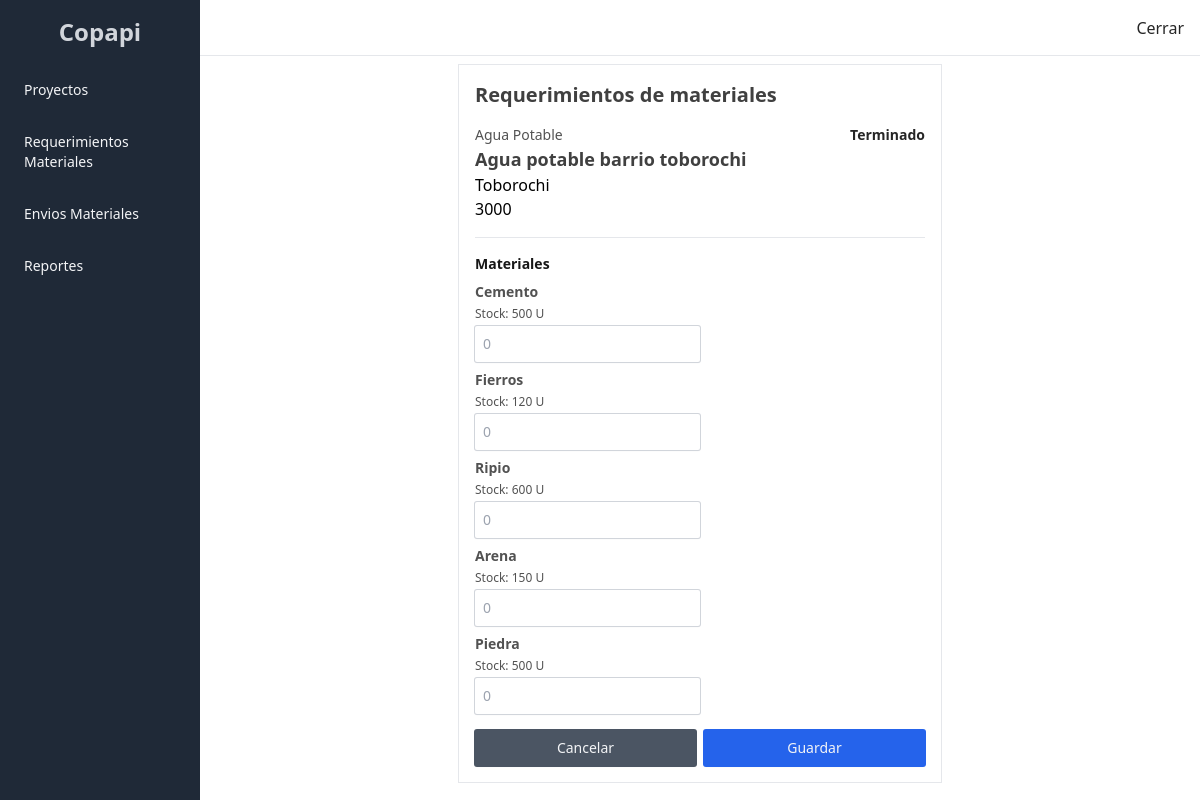
Page /proyecto/detail/10/ (signed in) on the committed database.
### proyecto/models.py (models this page shows, shortened)
class Proyecto(models.Model):
    tipo = models.ForeignKey(TipoProyecto, related_name='proyectos', on_delete=models.CASCADE)
    nombre = models.CharField(max_length=200, verbose_name='Nombre')
    fecha_inicio = models.DateField(verbose_name='Fecha Inicio')
    fecha_fin = models.DateField(verbose_name='Fecha Fin')
    estado = models.PositiveIntegerField(choices=ESTADOS, verbose_name='estado')
    barrio = models.ForeignKey(Barrio, null=True, blank=True, related_name='proyectos', on_delete=models.CASCADE)
    empleados = models.ManyToManyField('transporte.Persona', related_name='proyectos')

class TipoProyecto(models.Model):
    nombre = models.CharField(max_length=200, verbose_name='Nombre')
    descripcion = models.TextField(blank=True, null=True, verbose_name='Descripcion')

class Barrio(models.Model):
    nombre = models.CharField(max_length=200, verbose_name='Nombre')
    servicio_agua = models.BooleanField(default=False, verbose_name='Servicio Agua')
    servicio_alcantarillado = models.BooleanField(default=False, verbose_name='Servicio Alcantarillado')
    poblacion = models.IntegerField(verbose_name='Poblacion')
    area = models.FloatField(verbose_name='Area')

class Material(models.Model):
    nombre = models.CharField(max_length=200, verbose_name='Nombre')
    cantidad = models.IntegerField(verbose_name='Cantidad')
    precio = models.DecimalField(max_digits=9, decimal_places=2, verbose_name='Precio')
    proyectos = models.ManyToManyField(Proyecto, related_name='materiales', through='AsignarMaterial', through_fields=('material', 'proyecto'))

### proyecto/views.py (the view)
# urls.py: path('detail/<int:pk>/', ProyectoDetailView.as_view(), name='proyecto-detail'),
class ProyectoDetailView(LoginRequiredMixin, DetailView):
    template_name = 'proyecto_detalle.html'
    model = Proyecto
    def get_context_data(self, **kwargs: Any) -> dict[str, Any]:
        context = super().get_context_data(**kwargs)
        context['materiales'] = Material.objects.order_by('pk').all()
        return context

### templates/proyecto_detalle.html (shortened to what this page needs)
{% extends 'index.html' %}
{% block content %}
    <section class="mx-auto w-1/2 border p-4 flex flex-col gap-4">
        <h3 class="text-xl font-semibold text-neutral-700">Requerimientos de materiales</h3>
        <div class="flex justify-between border-b pb-4">
            <div class="flex flex-col">
                <span class="text-sm font-normal text-neutral-600">{{ object.tipo.nombre }}</span>
                <h3 class="text-lg font-semibold text-neutral-700">{{ object.nombre }}</h3>
                <p>{{ object.barrio.nombre }}</p>
                <p class="flex gap-1 items-center">{{ object.barrio.poblacion }} </p>
            </div>
            <p class="text-sm font-semibold text-neutral-800">{{ object.get_estado_display }}</p>
        </div>
        <form action="{% url 'registro-materiales' object.pk %}" class="flex flex-col gap-4" method="post">{% csrf_token %}
            <div class="flex flex-col gap-2">
                <p class="text-sm font-semibold text-neutral-900">Materiales</p>
                {% for material in materiales %}
                      <div class="flex flex-col gap-1 w-1/2">
                        <label for="{{asignacion.material.pk}}" class="flex flex-col gap-1">
                            <p class="text-sm font-semibold text-neutral-600">{{ material.nombre }}</p>
                            <div class="flex justify-between items-center">
                                <span class="text-xs font-normal text-neutral-600">Stock: {{ material.cantidad }} U</span>
                            </div>
                        </label>
                        <input type="number" id="{{material.pk}}" name="{{ material.pk }}" class="form-control" placeholder="0" />
                      </div>
                {% endfor %}
            </div>
            <div class="flex gap-2 items-center">
                <a href="{% url 'materiales' %}" class="flex-1 btn btn-secondary">
                    Cancelar
                </a>
                <button type="submit" class="flex-1 btn btn-primary">
                    Guardar
                </button>
            </div>
        </form>
    </section>
{% endblock %}

### rows in the picture
Proyecto: tipo.nombre "Agua Potable", nombre "Agua potable barrio toborochi", barrio.nombre "Toborochi", barrio.poblacion "3000", estado "Terminado"
Material: nombre "Cemento", cantidad "500"
Material: nombre "Fierros", cantidad "120"
Material: nombre "Ripio", cantidad "600"
Material: nombre "Arena", cantidad "150"
Material: nombre "Piedra", cantidad "500"
